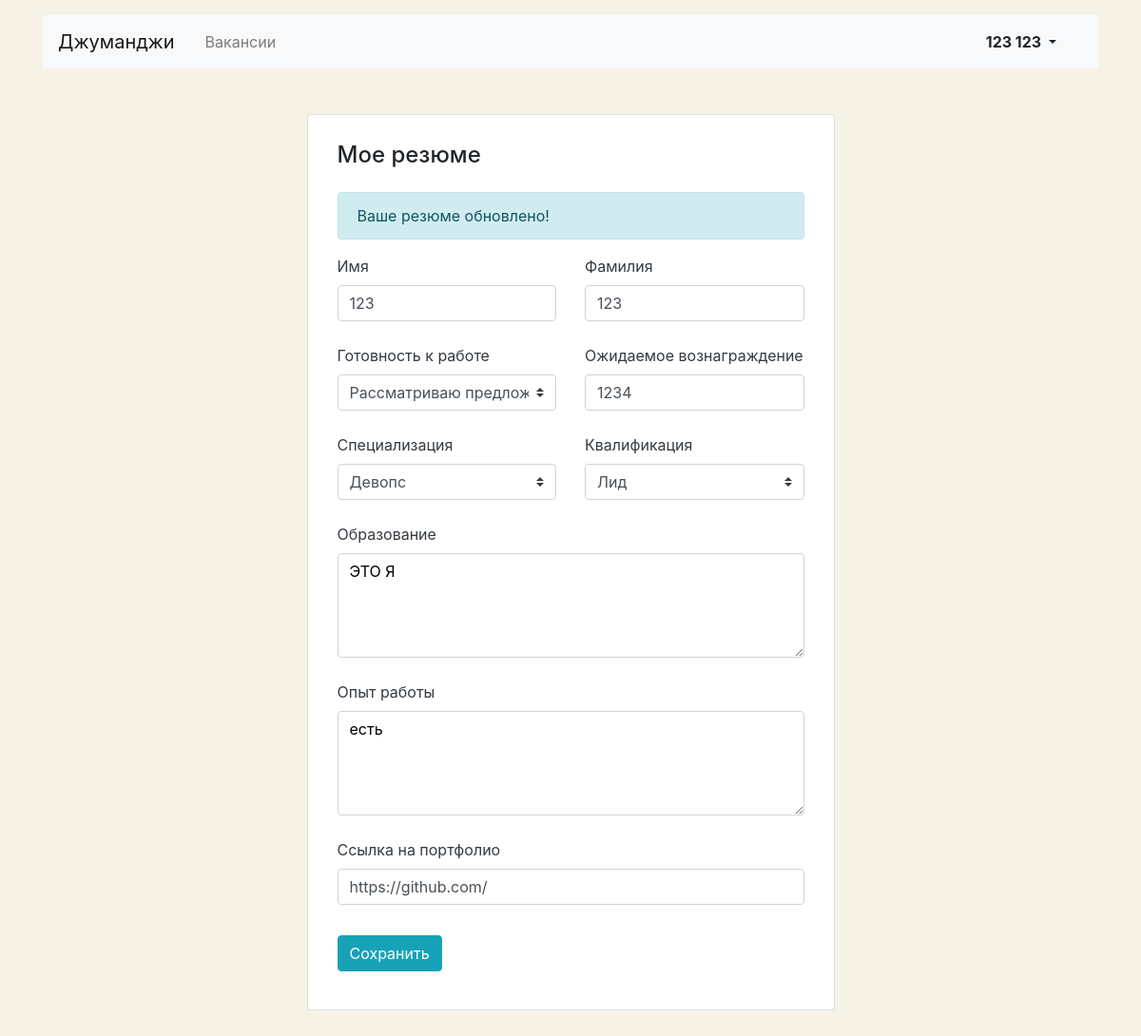
Page /myresume/ (signed in) on the earlier database version.
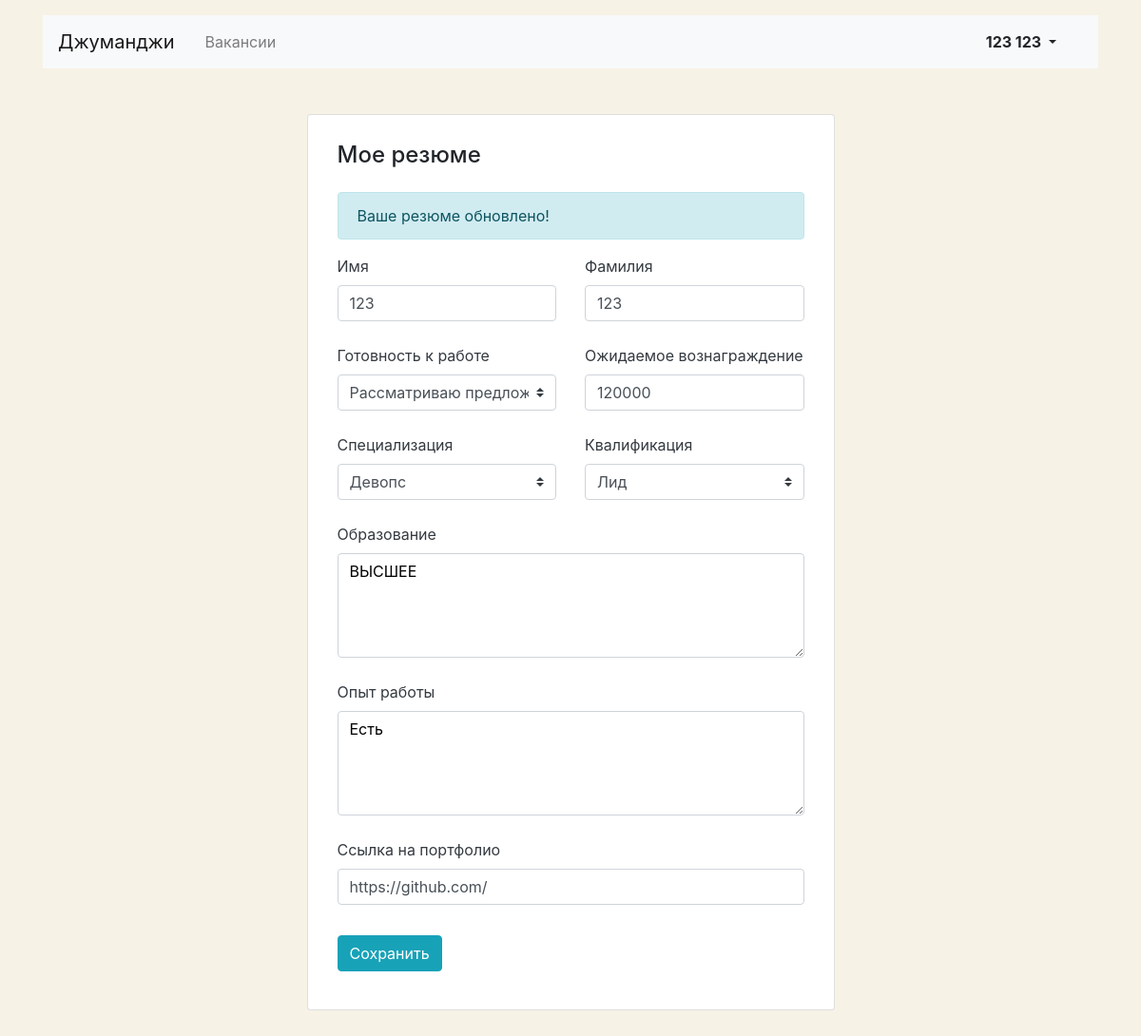
Same page on the later database version.
### vacancy/models.py (models this page shows)
class Resume(models.Model):
    user = models.OneToOneField(User, on_delete=models.CASCADE, null=True, blank=True)
    name = models.CharField(max_length=255, verbose_name="Имя")
    surname = models.CharField(max_length=255, verbose_name="Фамилия")
    status = models.CharField(
        max_length=2,
        choices=Status.choices,
        default=Status.NOT_LOOKING_FOR
    )
    salary = models.IntegerField(verbose_name='Вознаграждение')
    specialty = models.ForeignKey('Specialty',
                                  on_delete=models.CASCADE,
                                  related_name="specialty",
                                  verbose_name="Специализация")
    grade = models.CharField(
        max_length=2,
        choices=Grade.choices,
        default=Grade.TRAINEE
    )
    education = models.TextField(max_length=255, verbose_name="Образование")
    experience = models.TextField(max_length=255, verbose_name="Опыт работы")
    portfolio = models.URLField(verbose_name='Портфолио')

### vacancy/views/my_cv.py (the view, shortened to what this page needs)
# urls.py: path('myresume/', myresume_info, name='myresume_info'),
@login_required
def myresume_info(request):
    user = User.objects.get(pk=request.user.id)
    if 'myresume_exist' in request.session.keys():
        update = True
        del request.session['myresume_exist']
    else:
        update = False
    try:
        resume = Resume.objects.get(user=user)
        resume_id = resume.pk
    except Resume.DoesNotExist:
        return redirect('myresume_letsstart')
    form = ResumeForm(instance=resume)
    return render(request, 'vacancy/my_cv/resume-edit.html', context={
                                                                'form': form,
                                                                'update': update
                                                                })

### vacancy/models.py (called while the page is built)
    def __str__(self):
        return self.title

### template/vacancy/my_cv/resume-edit.html (shortened to what this page needs)
{% extends 'vacancy/base.html' %}
{% block content %}
  <main class="container mt-3 pb-5">
    <section class="col-12 col-lg-6 offset-lg-3 mt-5 card">
      <div class="card-body px-3 pb-4">
        <h1 class="h4 pt-2 pb-3">Мое резюме</h1>
        {% if update %}
                <p class="alert alert-info" role="alert">Ваше резюме обновлено!</p>
        {% endif %}
        <form enctype="multipart/form-data" method="post">
          <div class="row">
            <div class="col-12 col-md-6">
              <div class="form-group pb-2">
                <label class="mb-2 text-dark" for="{{ form.name.id_for_label }}">Имя</label>
                {{ form.name }}
              </div>
            </div>
            <div class="col-12 col-md-6">
              <div class="form-group pb-2">
                <label class="mb-2 text-dark" for="{{ form.surname.id_for_label }}">Фамилия</label>
                {{ form.surname }}
              </div>
            </div>
          </div>
          <div class="row">
            <div class="col-12 col-md-6">
              <div class="form-group pb-2">
                <label class="mb-2 text-dark" for="{{ form.status.id_for_label }}">Готовность к работе</label>
                {{ form.status }}
              </div>
            </div>
            <div class="col-12 col-md-6">
              <div class="form-group pb-2">
                <label class="mb-2 text-dark" for="{{ form.salary.id_for_label }}">Ожидаемое вознаграждение</label>
                {{ form.salary }}
              </div>
            </div>
          </div>
          <div class="row">
            <div class="col-12 col-md-6">
              <div class="form-group pb-2">
                <label class="mb-2 text-dark" for="{{ form.specialty.id_for_label }}">Специализация</label>
                {{ form.specialty }}
              </div>
            </div>
            <div class="col-12 col-md-6">
              <div class="form-group pb-2">
                <label class="mb-2 text-dark" for="{{ form.grade.id_for_label }}">Квалификация</label>
                {{ form.grade }}
              </div>
            </div>
          </div>
          <div class="form-group pb-2">
            <label class="mb-2 text-dark" for="{{ form.education.id_for_label }}">Образование</label>
            {{ form.education }}
          </div>
          <div class="form-group pb-2">
            <label class="mb-2 text-dark" for="{{ form.experience.id_for_label }}">Опыт работы</label>
            {{ form.experience }}
          </div>
          <div class="form-group pb-3">
            <label class="mb-2 text-dark" for="{{ form.portfolio.id_for_label }}">Ссылка на портфолио</label>
            {{ form.portfolio }}
          </div>
          <div class="form-group">
            <input type="submit" class="btn btn-info" value="Сохранить">
          </div>
        </form>
      </div>
    </section>
  </main>
{% endblock %}

Differences in the rows shown:
removed Resume: name "123", surname "123", status "Рассматриваю предложения", salary "1234", specialty "Девопс", grade "Лид", education "это я", experience "есть", portfolio "https://github.com/"
added Resume: name "123", surname "123", status "Рассматриваю предложения", salary "120000", specialty "Девопс", grade "Лид", education "ВЫСШЕЕ", experience "Есть", portfolio "https://github.com/"
